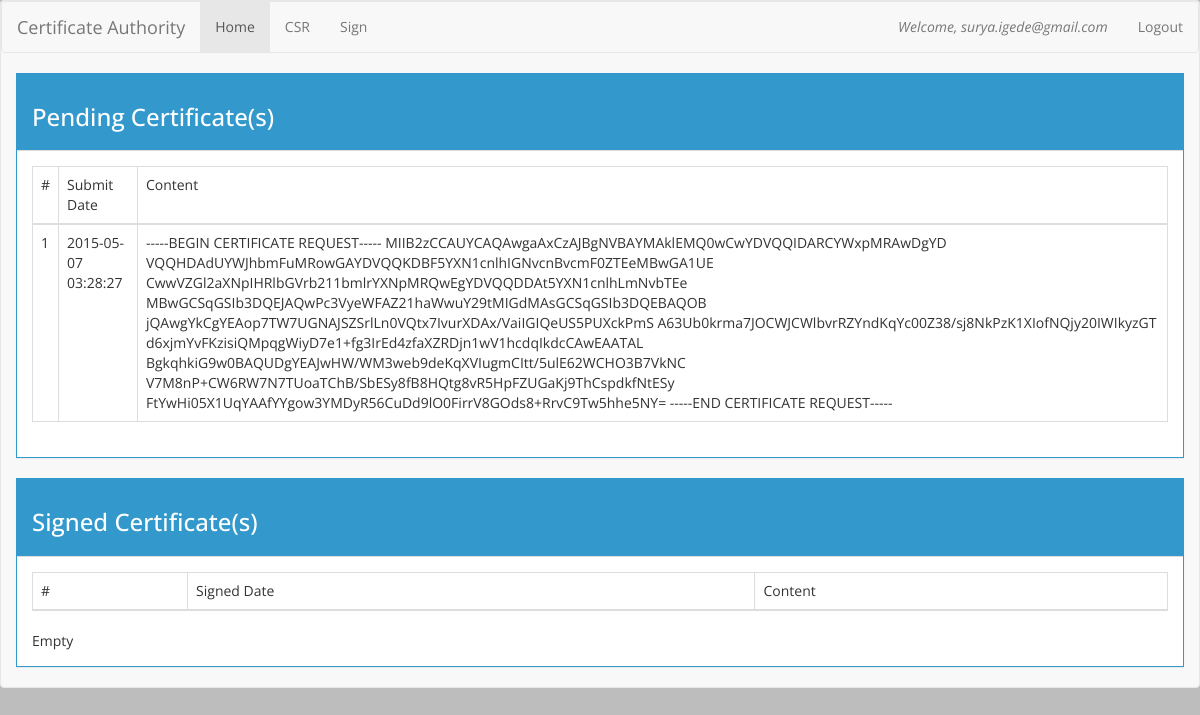
Screenshot of /CA/index-user.php (signed in) with the database file from the repository.
### tables this page shows
CREATE TABLE IF NOT EXISTS `pending_cert` (
  `idpending` int(11) NOT NULL AUTO_INCREMENT,
  `userpending` varchar(50) NOT NULL,
  `datepending` datetime NOT NULL DEFAULT CURRENT_TIMESTAMP,
  `contentpending` text NOT NULL,
  `signed` tinyint(1) NOT NULL,
  PRIMARY KEY (`idpending`)
);

### CA/session.php (called while the page is built, shortened)
<?php
if ($_SESSION['valid']){
    $username = $_SESSION['username'];
    $usertype = $_SESSION['usertype'];
}
else {
    $userid = NULL;
    $username = NULL;
    $usertype = NULL;
    if (!isset($page) || $page!='login') header("location: index.php");
}
?>

### CA/index-user.php (the view, shortened to what this page needs)
<!DOCTYPE html>
<?php include('db.php'); $page='index-user'; include('session.php'); ?>
<html lang="en">
<head>
  <link rel="stylesheet" href="http://maxcdn.bootstrapcdn.com/bootstrap/3.3.4/css/bootstrap.min.css">
  <link rel="stylesheet" href="css/style.css" media="screen" type="text/css" />
  <link rel="stylesheet" href="css/style.css" media="screen" type="text/css" />
</head>
<body>
<?php
    $page='home'; include('navbar.php');
?>
  <div class="container-fluid">
    <div class="panel panel-default">
        <div class="panel-heading">
            <h3>Pending Certificate(s)</h3>
        </div>
        <div class="panel-body">
            <table class="table table-bordered">
                <thead>
                    <tr>
                        <td>#</td>
                        <td>Submit Date</td>
                        <td>Content</td>
                    </tr>
                </thead>
                <tbody>
        <?php
            $pending = mysqli_query($conn, "SELECT * FROM pending_cert WHERE userpending='".$username."' AND signed=0");
            $pendingc = 0;
            while ($row = mysqli_fetch_row($pending)){
        ?>
                    <tr>
                        <td><?php echo $pendingc+1; ?></td>
                        <td><?php echo $row[2] ?></td>
                        <td><?php echo $row[3] ?></td>
                    </tr>
        <?php
                $pendingc++;
            }
        ?>
                </tbody>
            </table>
        </div>
      </div>
      <div class="panel panel-default">
        <div class="panel-heading">
            <h3>Signed Certificate(s)</h3>
        </div>
        <div class="panel-body">
            <table class="table table-bordered">
                <thead>
                    <tr>
                        <td>#</td>
                        <td>Signed Date</td>
                        <td>Content</td>
                    </tr>
                </thead>
        <?php
            $signedc = 0;
        ?>
            </table>
            <?php if ($signedc == 0) echo "Empty"; ?>
        </div>
      </div>
    </div>
</body>
</html>

### CA/navbar.php
<?php if ($usertype == 1){ ?>
<nav class="navbar navbar-default">
  <nav class="navbar navbar-default">
    <div class="container-fluid">
      <div class="navbar-header">
        <a class="navbar-brand" href="#">Certificate Authority</a>
      </div>
      <div>
        <ul class="nav navbar-nav">
        	<li class="<?php if ($page == 'home') echo 'active'; ?>"><a href="index.php">Home</a></li>
	        <li class="<?php if ($page == 'csr') echo 'active'; ?>"><a href="req_csr.php">CSR</a></li>
	        <li class="<?php if ($page == 'sign') echo 'active'; ?>"><a href="sign_csr.php">Sign</a></li>
        </ul>
        <ul class="nav navbar-nav navbar-right">
            <li><a href="#"><i>Welcome, <?php echo $username; ?></i></a></li>
            <li><a href="logout.php">Logout</a></li>
        </ul>
      </div>
    </div>
  </nav>
<?php } ?>

### CA/css/style.css (style rules this page uses)
* { margin:0;padding:0; }
body { background:#BDBDBD; font-family:'Open Sans',sans-serif; }
.panel-default { border-color: #3399cc; border-radius: 0px; }
.panel-default .panel-heading { background: #3399cc; border-radius: 0px; color: #fff; }

### CA/index-user.php (style rules this page uses)
table, th, td { border: 1px solid black; }

### rows the page displays
pending_cert: datepending "2015-05-07 03:28:27", contentpending "-----BEGIN CERTIFICATE REQUEST----- MIIB2zCCAUYCAQAwgaAxCzAJBgNVBAYMAklEMQ0wCwYDVQQIDARCYWxpMRAwDgYD VQQHDAdUYWJhbmFuMRowGAYDVQQKDBF5YXN1cnlhIGNvcnBvcmF0ZTEeMBwGA1UE CwwVZGl2aXNpIHRlbGVrb211bmlrYXNpMRQwEgYDVQQDDAt5YXN1cnlhLmNvbTEe MBwGCSqGSIb3DQEJAQwPc3VyeWFAZ21haWwuY29tMIGdMAsGCSqGSIb3DQEBAQOB jQAwgYkCgYEAop7TW7UGNAJSZSrlLn0VQtx7IvurXDAx/VaiIGIQeUS5PUXckPmS A63Ub0krma7JOCWJCWlbvrRZYndKqYc00Z38/sj8NkPzK1XIofNQjy20IWIkyzGT d6xjmYvFKzisiQMpqgWiyD7e1+fg3IrEd4zfaXZRDjn1wV1hcdqIkdcCAwEAATAL BgkqhkiG9w0BAQUDgYEAJwHW/WM3web9deKqXVIugmCItt/5ulE62WCHO3B7VkNC V7M8nP+CW6RW7N7TUoaTChB/SbESy8fB8HQtg8vR5HpFZUGaKj9ThCspdkfNtESy FtYwHi05X1UqYAAfYYgow3YMDyR56CuDd9lO0FirrV8GOds8+RrvC9Tw5hhe5NY= -----END…"

### other values shown
$username "surya.igede@gmail.com"
